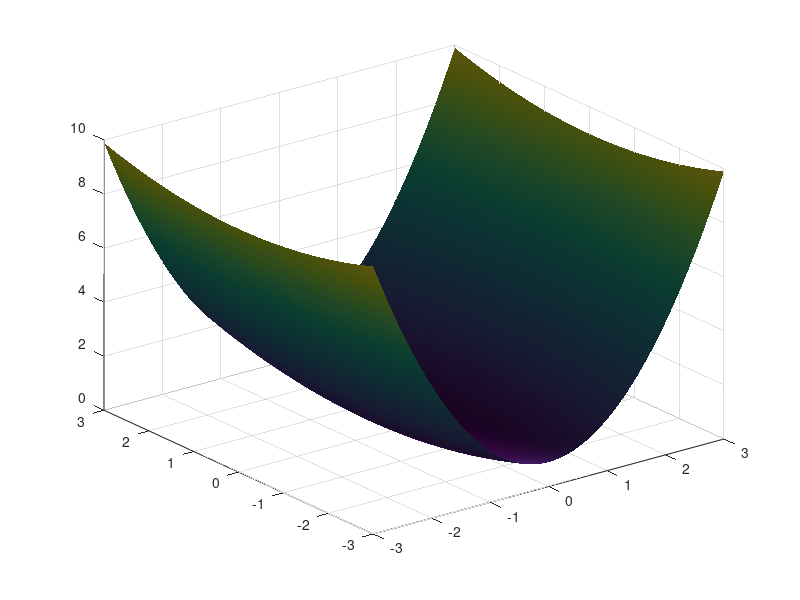

Here is the MATLAB script that generated this plot: (Note: this script raises an error after producing the figure.)
%% Einfaches Beispiel für Gradientenabstieg

%% 1. Ein schmales Tal
a = 0.1; 
E2D = @(w) w(1)^2 + a*w(2)^2; 

[X,Y] = meshgrid(linspace(-3, 3,50));
Z = zeros(numel(X), 1);
for n = 1:numel(X)
   Z(n) = E2D([X(n), Y(n)]);
end
Z = reshape(Z, size(X));
f1 = figure();
surf(X,Y,Z);
shading interp;  light, lighting gouraud, material dull
alpha(0.8)
hold on;
contour3(X,Y,Z, 20, 'k:');
contour(X,Y,Z, 20);
hold off;

%%  2. einfacher Gradientenabstieg
gradE2D = @(w) [2*w(1); 2*a*w(2)];  

eta = 0.8;
w0 = [1.5; -1.5]; 
nIts = 10; 
[w, track] = gaEinfach(gradE2D, eta, w0, nIts);
Eeinfach = zeros(nIts+1, 1);
Eeinfach(1) = E2D(w0);
for n = 1:nIts
   Eeinfach(n+1) = E2D(track(:,n));
end
hold on; 
plot(w0(1), w0(2), 'rx', w(1), w(2), 'ro');
plot([w0(1), track(1,:)], [w0(2), track(2,:)],'r-');
plot3([w0(1), track(1,:)], [w0(2), track(2,:)], Eeinfach, 'r-');

hold off;

%% 3.  Verlauf der Energie- (oder Kosten-) funktion
f2 = figure;
plot(0:nIts, Eeinfach);
xlabel('Iteration'), ylabel('Energie'), 
title('Verlauf der Energiefunktion');

%% 4. NAG-Momentum-Methode
gamma = 0.9;
eta = 0.6;
[w, track] = gaNAG(gradE2D, eta, w0, nIts, gamma);
Enag = zeros(nIts+1, 1);
Enag(1) = E2D(w0);
for n = 1:nIts
   Enag(n+1) = E2D(track(:,n));
end
figure(f1);
hold on; 
plot(w0(1), w0(2), 'cx', w(1), w(2), 'co');
plot([w0(1), track(1,:)], [w0(2), track(2,:)],'c-');
plot3([w0(1), track(1,:)], [w0(2), track(2,:)], Enag, 'c-');
hold off;

%% 5. RMS-Prop
beta = 0.9;
eta = 0.6;
[w, track] = gaRmsProp(gradE2D, eta, w0, nIts, beta);
Ermsp = zeros(nIts+1, 1);
Ermsp(1) = E2D(w0);
for n = 1:nIts
   Ermsp(n+1) = E2D(track(:,n));
end
figure(f1);
hold on; 
plot(w0(1), w0(2), 'mx', w(1), w(2), 'mo');
plot([w0(1), track(1,:)], [w0(2), track(2,:)],'m-');
plot3([w0(1), track(1,:)], [w0(2), track(2,:)], Ermsp, 'm-');
hold off;

%% 6. Vergleich: Verlauf der Kostenfunktion
figure;
plot(0:nIts, Eeinfach, 0:nIts, Enag, 0:nIts, Ermsp);
xlabel('Iteration'), ylabel('Energie'), 
legend('Einfach', 'Nag-Mom', 'Rms-Prop'); 
title('Verlauf der Energiefunktion');
